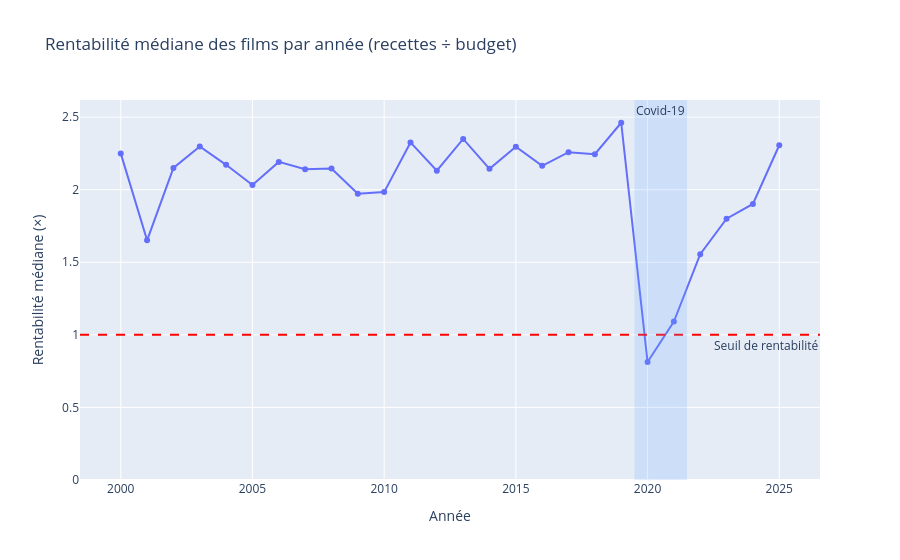

Write notebook code for a chart like this one.
### Markdown cell above
### *Rentabilité médiane des films par année*

### Code cell
annees = annees.rename(columns={"_id": "annee"}).sort_values("annee")

fig = px.line(
    annees,
    x="annee", y="rentabilite_mediane",
    markers=True,                                  # un point par année
    title="Rentabilité médiane des films par année (recettes ÷ budget)",
    labels={"annee": "Année", "rentabilite_mediane": "Rentabilité médiane (×)"},
)

# Ligne du seuil de rentabilité (le film rapporte exactement son budget)
fig.add_hline(y=1, line_dash="dash", line_color="red",
              annotation_text="Seuil de rentabilité", annotation_position="bottom right")

# Zone grisée sur la période Covid
fig.add_vrect(x0=2019.5, x1=2021.5, fillcolor="#6FABFC", opacity=0.2, line_width=0,
              annotation_text="Covid-19", annotation_position="top left")

fig.update_yaxes(rangemode="tozero")               # l'axe commence à 0 → échelle honnête
fig.show()

### Figure 1 — Plotly figure (JSON) as saved in the notebook; plotly's stock layout.template omitted (floating-point values rounded to 4 significant figures)
{"data": [{"hovertemplate": "Année=%{x}<br>Rentabilité médiane (×)=%{y}<extra></extra>", "legendgroup": "", "line": {"color": "#636efa", "dash": "solid"}, "marker": {"symbol": "circle"}, "mode": "lines+markers", "name": "", "orientation": "v", "showlegend": false, "type": "scatter", "x": [2000, 2001, 2002, 2003, 2004, 2005, 2006, 2007, 2008, 2009, 2010, 2011, 2012, 2013, 2014, 2015, 2016, 2017, 2018, 2019, 2020, 2021, 2022, 2023, 2024, 2025], "xaxis": "x", "y": [2.25, 1.651, 2.15, 2.298, 2.171, 2.033, 2.191, 2.141, 2.147, 1.972, 1.983, 2.326, 2.131, 2.35, 2.144, 2.296, 2.164, 2.258, 2.244, 2.461, 0.8132, 1.091, 1.556, 1.8, 1.902, 2.306], "yaxis": "y"}], "layout": {"annotations": [{"showarrow": false, "text": "Seuil de rentabilité", "x": 1, "xanchor": "right", "xref": "x domain", "y": 1, "yanchor": "top", "yref": "y"}, {"showarrow": false, "text": "Covid-19", "x": 2020.0, "xanchor": "left", "xref": "x", "y": 1, "yanchor": "top", "yref": "y domain"}], "legend": {"tracegroupgap": 0}, "shapes": [{"line": {"color": "red", "dash": "dash"}, "type": "line", "x0": 0, "x1": 1, "xref": "x domain", "y0": 1, "y1": 1, "yref": "y"}, {"fillcolor": "#6FABFC", "line": {"width": 0}, "opacity": 0.2, "type": "rect", "x0": 2020.0, "x1": 2022.0, "xref": "x", "y0": 0, "y1": 1, "yref": "y domain"}], "title": {"text": "Rentabilité médiane des films par année (recettes ÷ budget)"}, "xaxis": {"anchor": "y", "domain": [0, 1], "title": {"text": "Année"}}, "yaxis": {"anchor": "x", "domain": [0, 1], "rangemode": "tozero", "title": {"text": "Rentabilité médiane (×)"}}}}
